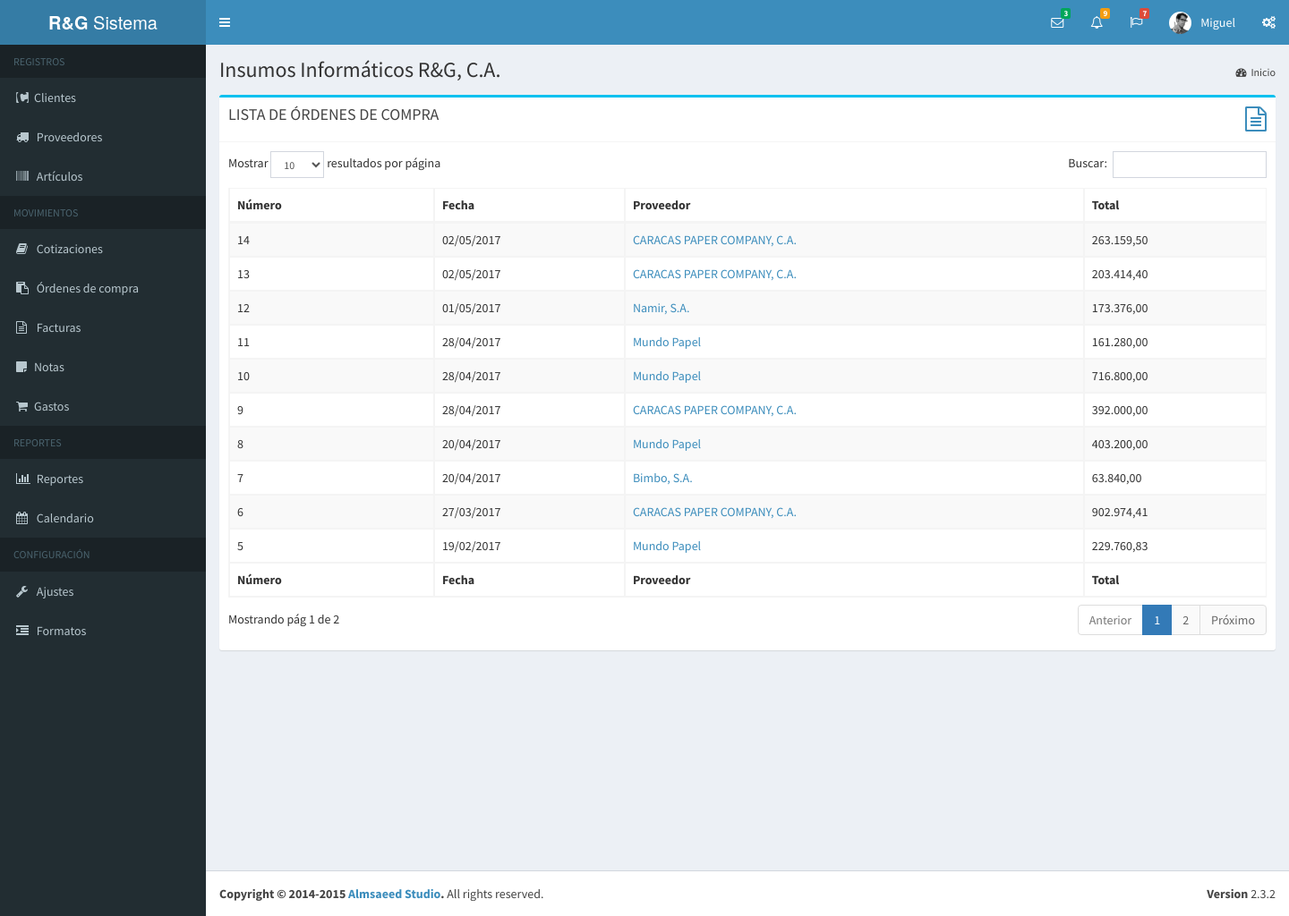
Page /ordenes-compras.php (signed in) on the committed database.
### tables this page shows
CREATE TABLE IF NOT EXISTS `usuario` (
  `idUsuario` int(11) NOT NULL AUTO_INCREMENT,
  `usuario` varchar(60) NOT NULL,
  `password` varchar(60) NOT NULL,
  `nombre` varchar(80) DEFAULT NULL,
  `empresa` varchar(40) DEFAULT NULL,
  `subtitulo` varchar(120) DEFAULT NULL,
  `rif` varchar(15) DEFAULT NULL,
  `telefonos` varchar(80) DEFAULT NULL,
  `email` varchar(80) DEFAULT NULL,
  `vendedor` varchar(25) DEFAULT NULL,
  `direccion1` varchar(160) DEFAULT NULL,
  `direccion2` varchar(160) DEFAULT NULL,
  `ultima_act_doc` datetime DEFAULT NULL,
  PRIMARY KEY (`idUsuario`)
);

CREATE TABLE IF NOT EXISTS `orden_compra` (
  `idOrden` int(5) NOT NULL AUTO_INCREMENT,
  `numero` int(5) DEFAULT NULL,
  `idProveedor` int(7) DEFAULT NULL,
  `fecha_registro` datetime DEFAULT NULL,
  `fecha_emision` datetime DEFAULT NULL,
  `fecha_modificacion` datetime DEFAULT NULL,
  `iva` decimal(10,2) DEFAULT NULL,
  `subtotal` varchar(9) DEFAULT NULL,
  `total` varchar(10) DEFAULT NULL,
  `estado` varchar(20) DEFAULT NULL,
  `introduccion` varchar(200) DEFAULT NULL,
  `Observaciones` varchar(50) DEFAULT NULL,
  `Observaciones1` varchar(17) DEFAULT NULL,
  `Observaciones2` varchar(10) DEFAULT NULL,
  `Observaciones3` varchar(10) DEFAULT NULL,
  `texto` varchar(5) DEFAULT NULL,
  `documento` varchar(20) DEFAULT NULL,
  `idUsuario` int(11) DEFAULT NULL,
  PRIMARY KEY (`idOrden`),
  KEY `idProveedor` (`idProveedor`),
  KEY `idUsuario` (`idUsuario`)
);

CREATE TABLE IF NOT EXISTS `proveedor` (
  `idProveedor` int(7) NOT NULL AUTO_INCREMENT,
  `Nombre` varchar(51) NOT NULL,
  `rif` varchar(13) NOT NULL,
  `nit` int(11) DEFAULT NULL,
  `Direccion1` varchar(101) DEFAULT NULL,
  `Direccion2` varchar(101) DEFAULT NULL,
  `Ciudad` varchar(30) DEFAULT NULL,
  `pcontacto` varchar(60) DEFAULT NULL,
  `telefono1` varchar(20) DEFAULT NULL,
  `telefono2` varchar(20) DEFAULT NULL,
  `IdCondicion` int(2) DEFAULT NULL,
  `IdVendedor` int(1) DEFAULT NULL,
  `PagWeb` varchar(30) DEFAULT NULL,
  `Email` varchar(30) DEFAULT NULL,
  `NroPrecio` int(1) DEFAULT NULL,
  PRIMARY KEY (`idProveedor`)
);

### bd/data-usuario.php (called while the page is built, shortened)
<?php
	function obtenerUsuarioPorId( $idu, $dbh ){
		$sql = "select * from usuario where idUsuario = $idu";
		$data_user = mysql_fetch_array( mysql_query ( $sql, $dbh ) );
		return $data_user;
	}
?>

### bd/data-orden-compra.php (called while the page is built, shortened)
<?php
	function obtenerListaOrdenesCompra( $link, $idu ){
		$lista_o = array();
		$q = "Select o.idOrden as ido, o.numero as numero, p.Nombre as Nombre, o.Total as Total,
		date_format(o.fecha_emision,'%d/%m/%Y') as fecha from orden_compra o, proveedor p
		where o.idProveedor = p.idProveedor and idUsuario = $idu order by o.fecha_emision DESC";
		$data = mysql_query( $q, $link );
		while( $o = mysql_fetch_array( $data ) ){
			$lista_o[] = $o;
		}
		return $lista_o;
	}
?>

### sub-scripts/tablas/tabla_ordenes_compra.php (the view, shortened to what this page needs)
<?php
	$ordenes = obtenerListaOrdenesCompra( $dbh, $usuario["idUsuario"] );
?>
<table id="lordenescompra" class="table table-bordered table-striped">
    <thead>
      <tr>
        <th>Número</th><th>Fecha</th><th>Proveedor</th><th>Total</th>
      </tr>
    </thead>
    <tbody>
        <?php foreach( $ordenes as $o ){?>
        <tr>
            <td> <?php echo $o["numero"];?></td>
            <td> <?php echo $o["fecha"];?></td>
            <td> <a href="documento.php?tipo_documento=odc&id=<?php echo $o["ido"]; ?>">
              <?php echo $o["Nombre"]; ?></a>
            </td>
            <td> <?php echo number_format( $o["Total"], 2, ",", "." ); ?></td>
        </tr>
        <?php } ?>
    </tbody>
    <tfoot>
        <tr>
            <th>Número</th><th>Fecha</th><th>Proveedor</th><th>Total</th>
        </tr>
    </tfoot>
</table>

### sub-scripts/nav/perfil.php (shortened to what this page needs)
<?php
  $usuario = obtenerUsuarioPorId( $_SESSION["user"]["idUsuario"], $dbh );
?>
<li class="dropdown user user-menu">
<a href="#" class="dropdown-toggle" data-toggle="dropdown">
  <img src="dist/img/user2-160x160.jpg" class="user-image" alt="User Image">
  <span class="hidden-xs"><?php echo $usuario["nombre"]; ?></span>
</a>
</li>

### sub-scripts/nav/contenido-cabecera.php
<section class="content-header">
  <h1>
    <?php echo $usuario["empresa"]; ?><small></small>
  </h1>
  <ol class="breadcrumb">
    <li><a href="main.php"><i class="fa fa-dashboard"></i>Inicio</a></li>
  </ol>
</section>

### rows in the picture
usuario: nombre "Miguel", empresa "Insumos Informáticos R&G, C.A."
orden_compra: numero "14", fecha "02/05/2017", idProveedor.Nombre "CARACAS PAPER COMPANY, C.A.", total "263.159,50"
orden_compra: numero "13", fecha "02/05/2017", idProveedor.Nombre "CARACAS PAPER COMPANY, C.A.", total "203.414,40"
orden_compra: numero "12", fecha "01/05/2017", idProveedor.Nombre "Namir, S.A.", total "173.376,00"
orden_compra: numero "11", fecha "28/04/2017", idProveedor.Nombre "Mundo Papel", total "161.280,00"
orden_compra: numero "10", fecha "28/04/2017", idProveedor.Nombre "Mundo Papel", total "716.800,00"
orden_compra: numero "9", fecha "28/04/2017", idProveedor.Nombre "CARACAS PAPER COMPANY, C.A.", total "392.000,00"
orden_compra: numero "8", fecha "20/04/2017", idProveedor.Nombre "Mundo Papel", total "403.200,00"
orden_compra: numero "7", fecha "20/04/2017", idProveedor.Nombre "Bimbo, S.A.", total "63.840,00"
orden_compra: numero "6", fecha "27/03/2017", idProveedor.Nombre "CARACAS PAPER COMPANY, C.A.", total "902.974,41"
orden_compra: numero "5", fecha "19/02/2017", idProveedor.Nombre "Mundo Papel", total "229.760,83"
